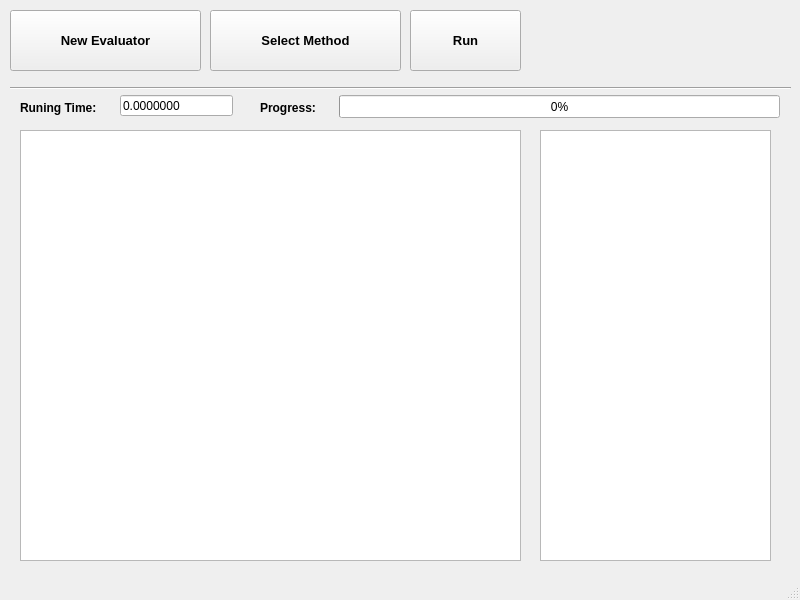
<?xml version="1.0" encoding="UTF-8"?>
<ui version="4.0">
 <class>MainWindow</class>
 <widget class="QMainWindow" name="MainWindow">
  <property name="geometry">
   <rect>
    <x>0</x>
    <y>0</y>
    <width>800</width>
    <height>600</height>
   </rect>
  </property>
  <property name="windowTitle">
   <string>MainWindow</string>
  </property>
  <widget class="QWidget" name="centralwidget">
   <widget class="QPushButton" name="NewEvaluatorButton">
    <property name="geometry">
     <rect>
      <x>10</x>
      <y>10</y>
      <width>191</width>
      <height>61</height>
     </rect>
    </property>
    <property name="font">
     <font>
      <family>Arial</family>
      <pointsize>10</pointsize>
      <weight>75</weight>
      <bold>true</bold>
     </font>
    </property>
    <property name="text">
     <string>New Evaluator</string>
    </property>
    <property name="icon">
     <iconset resource="resources/analysis_gui_resources.qrc">
      <normaloff>:/Icon/NewEvaluatorIcon.svg</normaloff>:/Icon/NewEvaluatorIcon.svg</iconset>
    </property>
    <property name="iconSize">
     <size>
      <width>50</width>
      <height>50</height>
     </size>
    </property>
   </widget>
   <widget class="Line" name="line">
    <property name="geometry">
     <rect>
      <x>10</x>
      <y>80</y>
      <width>781</width>
      <height>16</height>
     </rect>
    </property>
    <property name="orientation">
     <enum>Qt::Horizontal</enum>
    </property>
   </widget>
   <widget class="QPushButton" name="RunButton">
    <property name="enabled">
     <bool>true</bool>
    </property>
    <property name="geometry">
     <rect>
      <x>410</x>
      <y>10</y>
      <width>111</width>
      <height>61</height>
     </rect>
    </property>
    <property name="font">
     <font>
      <family>Arial</family>
      <pointsize>10</pointsize>
      <weight>75</weight>
      <bold>true</bold>
     </font>
    </property>
    <property name="text">
     <string>Run</string>
    </property>
    <property name="icon">
     <iconset resource="resources/analysis_gui_resources.qrc">
      <normaloff>:/Icon/playicon.png</normaloff>:/Icon/playicon.png</iconset>
    </property>
    <property name="iconSize">
     <size>
      <width>30</width>
      <height>30</height>
     </size>
    </property>
   </widget>
   <widget class="QPushButton" name="MethodSelectButton">
    <property name="geometry">
     <rect>
      <x>210</x>
      <y>10</y>
      <width>191</width>
      <height>61</height>
     </rect>
    </property>
    <property name="font">
     <font>
      <family>Arial</family>
      <pointsize>10</pointsize>
      <weight>75</weight>
      <bold>true</bold>
     </font>
    </property>
    <property name="text">
     <string>Select Method</string>
    </property>
    <property name="icon">
     <iconset resource="resources/analysis_gui_resources.qrc">
      <normaloff>:/Icon/checkbox.png</normaloff>:/Icon/checkbox.png</iconset>
    </property>
    <property name="iconSize">
     <size>
      <width>30</width>
      <height>30</height>
     </size>
    </property>
   </widget>
   <widget class="QLabel" name="label">
    <property name="geometry">
     <rect>
      <x>20</x>
      <y>100</y>
      <width>101</width>
      <height>16</height>
     </rect>
    </property>
    <property name="font">
     <font>
      <family>Arial</family>
      <weight>75</weight>
      <bold>true</bold>
     </font>
    </property>
    <property name="text">
     <string>Runing Time:</string>
    </property>
   </widget>
   <widget class="QLineEdit" name="RunTimeDisplay">
    <property name="enabled">
     <bool>true</bool>
    </property>
    <property name="geometry">
     <rect>
      <x>120</x>
      <y>95</y>
      <width>113</width>
      <height>21</height>
     </rect>
    </property>
    <property name="font">
     <font>
      <family>Arial</family>
     </font>
    </property>
    <property name="mouseTracking">
     <bool>false</bool>
    </property>
    <property name="text">
     <string>0.0000000</string>
    </property>
   </widget>
   <widget class="QLabel" name="label_2">
    <property name="geometry">
     <rect>
      <x>260</x>
      <y>100</y>
      <width>81</width>
      <height>16</height>
     </rect>
    </property>
    <property name="font">
     <font>
      <family>Arial</family>
      <weight>75</weight>
      <bold>true</bold>
     </font>
    </property>
    <property name="text">
     <string>Progress:</string>
    </property>
   </widget>
   <widget class="QProgressBar" name="ProgressBar">
    <property name="enabled">
     <bool>true</bool>
    </property>
    <property name="geometry">
     <rect>
      <x>339</x>
      <y>95</y>
      <width>441</width>
      <height>23</height>
     </rect>
    </property>
    <property name="value">
     <number>0</number>
    </property>
   </widget>
   <widget class="QTableWidget" name="StatusTable">
    <property name="geometry">
     <rect>
      <x>20</x>
      <y>130</y>
      <width>501</width>
      <height>431</height>
     </rect>
    </property>
    <property name="editTriggers">
     <set>QAbstractItemView::NoEditTriggers</set>
    </property>
    <property name="selectionMode">
     <enum>QAbstractItemView::SingleSelection</enum>
    </property>
   </widget>
   <widget class="QTableWidget" name="PerformTable">
    <property name="geometry">
     <rect>
      <x>540</x>
      <y>130</y>
      <width>231</width>
      <height>431</height>
     </rect>
    </property>
    <property name="editTriggers">
     <set>QAbstractItemView::NoEditTriggers</set>
    </property>
    <property name="selectionMode">
     <enum>QAbstractItemView::SingleSelection</enum>
    </property>
   </widget>
  </widget>
  <widget class="QStatusBar" name="statusBar"/>
 </widget>
 <resources>
  <include location="resources/analysis_gui_resources.qrc"/>
 </resources>
 <connections/>
</ui>
